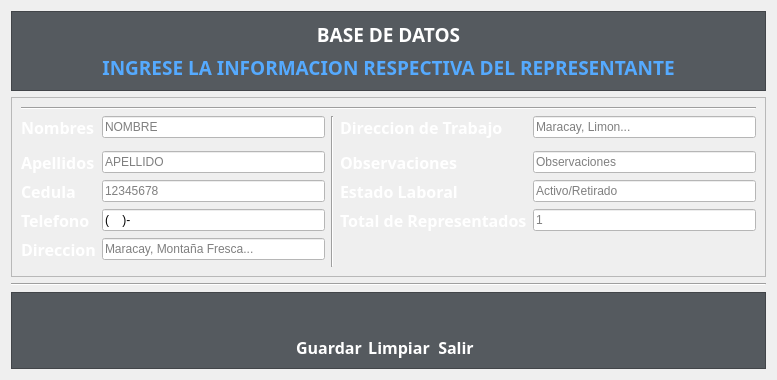
     <widget class="QWidget" name="qw_Representantes">
      <attribute name="title">
       <string>Representantes</string>
      </attribute>
      <layout class="QGridLayout" name="gridLayout_2">
       <item row="3" column="0">
        <widget class="QFrame" name="frame_8">
         <property name="styleSheet">
          <string notr="true">background-color: rgb(85, 90, 95);</string>
         </property>
         <property name="frameShape">
          <enum>QFrame::StyledPanel</enum>
         </property>
         <property name="frameShadow">
          <enum>QFrame::Raised</enum>
         </property>
         <layout class="QGridLayout" name="gridLayout_8">
          <item row="0" column="4">
           <widget class="QPushButton" name="bttn_Rsalir">
            <property name="cursor">
             <cursorShape>PointingHandCursor</cursorShape>
            </property>
            <property name="styleSheet">
             <string notr="true">QPushButton:hover
{
	border-style: solid;
	background-color: #757a80;
}

QPushButton:pressed
{		
		color: rgb(255, 255, 255);
	 	background-color:#333639;
}</string>
            </property>
            <property name="text">
             <string/>
            </property>
            <property name="icon">
             <iconset>
              <normaloff>../../SUNBAGB - copia/assets/icons/salir_icon.png</normaloff>../../SUNBAGB - copia/assets/icons/salir_icon.png</iconset>
            </property>
            <property name="iconSize">
             <size>
              <width>50</width>
              <height>50</height>
             </size>
            </property>
            <property name="flat">
             <bool>true</bool>
            </property>
           </widget>
          </item>
          <item row="2" column="2">
           <widget class="QLabel" name="label_15">
            <property name="font">
             <font>
              <family>Poppins</family>
              <pointsize>12</pointsize>
              <weight>75</weight>
              <bold>true</bold>
             </font>
            </property>
            <property name="styleSheet">
             <string notr="true">color: rgb(255, 255, 255);</string>
            </property>
            <property name="text">
             <string>&lt;html&gt;&lt;head/&gt;&lt;body&gt;&lt;p align=&quot;center&quot;&gt;Limpiar&lt;/p&gt;&lt;/body&gt;&lt;/html&gt;</string>
            </property>
           </widget>
          </item>
          <item row="0" column="1" rowspan="2">
           <widget class="QPushButton" name="bttn_Rguardar">
            <property name="cursor">
             <cursorShape>PointingHandCursor</cursorShape>
            </property>
            <property name="styleSheet">
             <string notr="true">QPushButton:hover
{
	border-style: solid;
	background-color: #757a80;
}

QPushButton:pressed
{		
		color: rgb(255, 255, 255);
	 	background-color:#333639;
}</string>
            </property>
            <property name="text">
             <string/>
            </property>
            <property name="icon">
             <iconset>
              <normaloff>../../SUNBAGB - copia/assets/icons/save-icon.png</normaloff>../../SUNBAGB - copia/assets/icons/save-icon.png</iconset>
            </property>
            <property name="iconSize">
             <size>
              <width>50</width>
              <height>50</height>
             </size>
            </property>
            <property name="flat">
             <bool>true</bool>
            </property>
           </widget>
          </item>
          <item row="0" column="2" rowspan="2">
           <widget class="QPushButton" name="bttn_Rlimpiar">
            <property name="cursor">
             <cursorShape>PointingHandCursor</cursorShape>
            </property>
            <property name="styleSheet">
             <string notr="true">QPushButton:hover
{
	border-style: solid;
	background-color: #757a80;
}

QPushButton:pressed
{		
		color: rgb(255, 255, 255);
	 	background-color:#333639;
}</string>
            </property>
            <property name="text">
             <string/>
            </property>
            <property name="icon">
             <iconset>
              <normaloff>../../SUNBAGB - copia/assets/icons/clear_icon.png</normaloff>../../SUNBAGB - copia/assets/icons/clear_icon.png</iconset>
            </property>
            <property name="iconSize">
             <size>
              <width>50</width>
              <height>50</height>
             </size>
            </property>
            <property name="flat">
             <bool>true</bool>
            </property>
           </widget>
          </item>
          <item row="0" column="5" rowspan="2" colspan="2">
           <spacer name="horizontalSpacer_3">
            <property name="orientation">
             <enum>Qt::Horizontal</enum>
            </property>
            <property name="sizeHint" stdset="0">
             <size>
              <width>274</width>
              <height>20</height>
             </size>
            </property>
           </spacer>
          </item>
          <item row="2" column="1">
           <widget class="QLabel" name="label_16">
            <property name="font">
             <font>
              <family>Poppins</family>
              <pointsize>12</pointsize>
              <weight>75</weight>
              <bold>true</bold>
             </font>
            </property>
            <property name="styleSheet">
             <string notr="true">color: rgb(255, 255, 255);</string>
            </property>
            <property name="text">
             <string>&lt;html&gt;&lt;head/&gt;&lt;body&gt;&lt;p align=&quot;center&quot;&gt;Guardar&lt;/p&gt;&lt;/body&gt;&lt;/html&gt;</string>
            </property>
           </widget>
          </item>
          <item row="0" column="0" rowspan="2">
           <spacer name="horizontalSpacer_4">
            <property name="orientation">
             <enum>Qt::Horizontal</enum>
            </property>
            <property name="sizeHint" stdset="0">
             <size>
              <width>275</width>
              <height>20</height>
             </size>
            </property>
           </spacer>
          </item>
          <item row="2" column="4">
           <widget class="QLabel" name="label_19">
            <property name="font">
             <font>
              <family>Poppins</family>
              <pointsize>12</pointsize>
              <weight>75</weight>
              <bold>true</bold>
             </font>
            </property>
            <property name="styleSheet">
             <string notr="true">color: rgb(255, 255, 255);</string>
            </property>
            <property name="text">
             <string>&lt;html&gt;&lt;head/&gt;&lt;body&gt;&lt;p align=&quot;center&quot;&gt;Salir&lt;/p&gt;&lt;/body&gt;&lt;/html&gt;</string>
            </property>
           </widget>
          </item>
         </layout>
        </widget>
       </item>
       <item row="2" column="0">
        <widget class="Line" name="line_5">
         <property name="orientation">
          <enum>Qt::Horizontal</enum>
         </property>
        </widget>
       </item>
       <item row="0" column="0">
        <widget class="QFrame" name="frame_5">
         <property name="styleSheet">
          <string notr="true">background-color: rgb(85, 90, 95);</string>
         </property>
         <property name="frameShape">
          <enum>QFrame::StyledPanel</enum>
         </property>
         <property name="frameShadow">
          <enum>QFrame::Raised</enum>
         </property>
         <layout class="QVBoxLayout" name="verticalLayout_2">
          <item>
           <widget class="QLabel" name="ql_Rbasededatos">
            <property name="font">
             <font>
              <family>Poppins</family>
              <pointsize>14</pointsize>
              <weight>75</weight>
              <bold>true</bold>
             </font>
            </property>
            <property name="styleSheet">
             <string notr="true">color: rgb(255, 255, 255);</string>
            </property>
            <property name="text">
             <string>&lt;html&gt;&lt;head/&gt;&lt;body&gt;&lt;p align=&quot;center&quot;&gt;BASE DE DATOS&lt;/p&gt;&lt;/body&gt;&lt;/html&gt;</string>
            </property>
           </widget>
          </item>
          <item>
           <widget class="QLabel" name="ql_Ringresarinfo">
            <property name="font">
             <font>
              <family>Poppins</family>
              <pointsize>14</pointsize>
              <weight>75</weight>
              <bold>true</bold>
             </font>
            </property>
            <property name="styleSheet">
             <string notr="true">color: rgb(85, 170, 255);</string>
            </property>
            <property name="text">
             <string>&lt;html&gt;&lt;head/&gt;&lt;body&gt;&lt;p align=&quot;center&quot;&gt;INGRESE LA INFORMACION RESPECTIVA DEL REPRESENTANTE&lt;/p&gt;&lt;/body&gt;&lt;/html&gt;</string>
            </property>
           </widget>
          </item>
         </layout>
        </widget>
       </item>
       <item row="1" column="0">
        <widget class="QFrame" name="frame_7">
         <property name="frameShape">
          <enum>QFrame::StyledPanel</enum>
         </property>
         <property name="frameShadow">
          <enum>QFrame::Raised</enum>
         </property>
         <layout class="QGridLayout" name="gridLayout_7">
          <item row="6" column="1">
           <widget class="QLineEdit" name="qlinee_Rdireccioninfo">
            <property name="styleSheet">
             <string notr="true">background-color:rgb(255, 255, 255);</string>
            </property>
            <property name="inputMask">
             <string/>
            </property>
            <property name="placeholderText">
             <string>Maracay, Montaña Fresca...</string>
            </property>
           </widget>
          </item>
          <item row="4" column="0">
           <widget class="QLabel" name="ql_RcedulaText">
            <property name="font">
             <font>
              <family>Poppins</family>
              <pointsize>12</pointsize>
              <weight>75</weight>
              <bold>true</bold>
             </font>
            </property>
            <property name="styleSheet">
             <string notr="true">color: rgb(255, 255, 255);</string>
            </property>
            <property name="text">
             <string>Cedula</string>
            </property>
           </widget>
          </item>
          <item row="3" column="3">
           <widget class="QLabel" name="ql_RobservacionesText">
            <property name="font">
             <font>
              <family>Poppins</family>
              <pointsize>12</pointsize>
              <weight>75</weight>
              <bold>true</bold>
             </font>
            </property>
            <property name="styleSheet">
             <string notr="true">color: rgb(255, 255, 255);</string>
            </property>
            <property name="text">
             <string>Observaciones</string>
            </property>
           </widget>
          </item>
          <item row="3" column="1">
           <widget class="QLineEdit" name="qlinee_RapellidosInfo">
            <property name="styleSheet">
             <string notr="true">background-color:rgb(255, 255, 255);</string>
            </property>
            <property name="placeholderText">
             <string>APELLIDO</string>
            </property>
           </widget>
          </item>
          <item row="0" column="0" colspan="5">
           <widget class="Line" name="line_6">
            <property name="orientation">
             <enum>Qt::Horizontal</enum>
            </property>
           </widget>
          </item>
          <item row="4" column="1">
           <widget class="QLineEdit" name="qlinee_RcedulaInfo">
            <property name="styleSheet">
             <string notr="true">background-color:rgb(255, 255, 255);</string>
            </property>
            <property name="inputMask">
             <string>99999999</string>
            </property>
            <property name="maxLength">
             <number>8</number>
            </property>
            <property name="placeholderText">
             <string>12345678</string>
            </property>
           </widget>
          </item>
          <item row="5" column="1">
           <widget class="QLineEdit" name="qlinee_RntelefonoInfo">
            <property name="styleSheet">
             <string notr="true">background-color:rgb(255, 255, 255);</string>
            </property>
            <property name="inputMask">
             <string>(9999)-9999999</string>
            </property>
            <property name="text">
             <string>()-</string>
            </property>
            <property name="placeholderText">
             <string/>
            </property>
           </widget>
          </item>
          <item row="3" column="4">
           <widget class="QLineEdit" name="qlinee_RobservacionesInfo">
            <property name="styleSheet">
             <string notr="true">background-color:rgb(255, 255, 255);</string>
            </property>
            <property name="placeholderText">
             <string>Observaciones</string>
            </property>
           </widget>
          </item>
          <item row="6" column="0">
           <widget class="QLabel" name="ql_RdireccionText">
            <property name="font">
             <font>
              <family>Poppins</family>
              <pointsize>12</pointsize>
              <weight>75</weight>
              <bold>true</bold>
             </font>
            </property>
            <property name="styleSheet">
             <string notr="true">color: rgb(255, 255, 255);</string>
            </property>
            <property name="text">
             <string>Direccion</string>
            </property>
           </widget>
          </item>
          <item row="1" column="4">
           <widget class="QLineEdit" name="qlinee_RdirecciontrabInfo">
            <property name="styleSheet">
             <string notr="true">background-color:rgb(255, 255, 255);</string>
            </property>
            <property name="placeholderText">
             <string>Maracay, Limon...</string>
            </property>
           </widget>
          </item>
          <item row="1" column="2" rowspan="7">
           <widget class="Line" name="line_4">
            <property name="orientation">
             <enum>Qt::Vertical</enum>
            </property>
           </widget>
          </item>
          <item row="1" column="3">
           <widget class="QLabel" name="ql_RdirecciontrabText">
            <property name="font">
             <font>
              <family>Poppins</family>
              <pointsize>12</pointsize>
              <weight>75</weight>
              <bold>true</bold>
             </font>
            </property>
            <property name="styleSheet">
             <string notr="true">color: rgb(255, 255, 255);</string>
            </property>
            <property name="text">
             <string>Direccion de Trabajo</string>
            </property>
           </widget>
          </item>
          <item row="5" column="0">
           <widget class="QLabel" name="ql_RntelefonoText">
            <property name="font">
             <font>
              <family>Poppins</family>
              <pointsize>12</pointsize>
              <weight>75</weight>
              <bold>true</bold>
             </font>
            </property>
            <property name="styleSheet">
             <string notr="true">color: rgb(255, 255, 255);</string>
            </property>
            <property name="text">
             <string>Telefono</string>
            </property>
           </widget>
          </item>
          <item row="3" column="0">
           <widget class="QLabel" name="ql_RapellidoText">
            <property name="font">
             <font>
              <family>Poppins</family>
              <pointsize>12</pointsize>
              <weight>75</weight>
              <bold>true</bold>
             </font>
            </property>
            <property name="styleSheet">
             <string notr="true">color: rgb(255, 255, 255);</string>
            </property>
            <property name="text">
             <string>Apellidos</string>
            </property>
           </widget>
          </item>
          <item row="1" column="1">
           <widget class="QLineEdit" name="qlinee_RnombreInfo">
            <property name="styleSheet">
             <string notr="true">background-color:rgb(255, 255, 255);</string>
            </property>
            <property name="placeholderText">
             <string>NOMBRE</string>
            </property>
           </widget>
          </item>
          <item row="1" column="0">
           <widget class="QLabel" name="ql_RnombreText">
            <property name="font">
             <font>
              <family>Poppins</family>
              <pointsize>12</pointsize>
              <weight>75</weight>
              <bold>true</bold>
             </font>
            </property>
            <property name="styleSheet">
             <string notr="true">color: rgb(255, 255, 255);</string>
            </property>
            <property name="text">
             <string>Nombres</string>
            </property>
           </widget>
          </item>
          <item row="4" column="3">
           <widget class="QLabel" name="ql_RestadolabText">
            <property name="font">
             <font>
              <family>Poppins</family>
              <pointsize>12</pointsize>
              <weight>75</weight>
              <bold>true</bold>
             </font>
            </property>
            <property name="styleSheet">
             <string notr="true">color: rgb(255, 255, 255);</string>
            </property>
            <property name="text">
             <string>Estado Laboral</string>
            </property>
           </widget>
          </item>
          <item row="4" column="4">
           <widget class="QLineEdit" name="qlinee_estadolabInfo">
            <property name="styleSheet">
             <string notr="true">background-color: rgb(255, 255, 255);</string>
            </property>
            <property name="placeholderText">
             <string>Activo/Retirado</string>
            </property>
           </widget>
          </item>
          <item row="5" column="3">
           <widget class="QLabel" name="ql_RtotalrepreText">
            <property name="font">
             <font>
              <family>Poppins</family>
              <pointsize>12</pointsize>
              <weight>75</weight>
              <bold>true</bold>
             </font>
            </property>
            <property name="styleSheet">
             <string notr="true">color: rgb(255, 255, 255);</string>
            </property>
            <property name="text">
             <string>Total de Representados</string>
            </property>
           </widget>
          </item>
          <item row="5" column="4">
           <widget class="QLineEdit" name="qlinee_RtotalrepreInfo">
            <property name="styleSheet">
             <string notr="true">background-color:rgb(255, 255, 255);</string>
            </property>
            <property name="inputMask">
             <string>99</string>
            </property>
            <property name="placeholderText">
             <string>1</string>
            </property>
           </widget>
          </item>
         </layout>
        </widget>
       </item>
      </layout>
     </widget>
